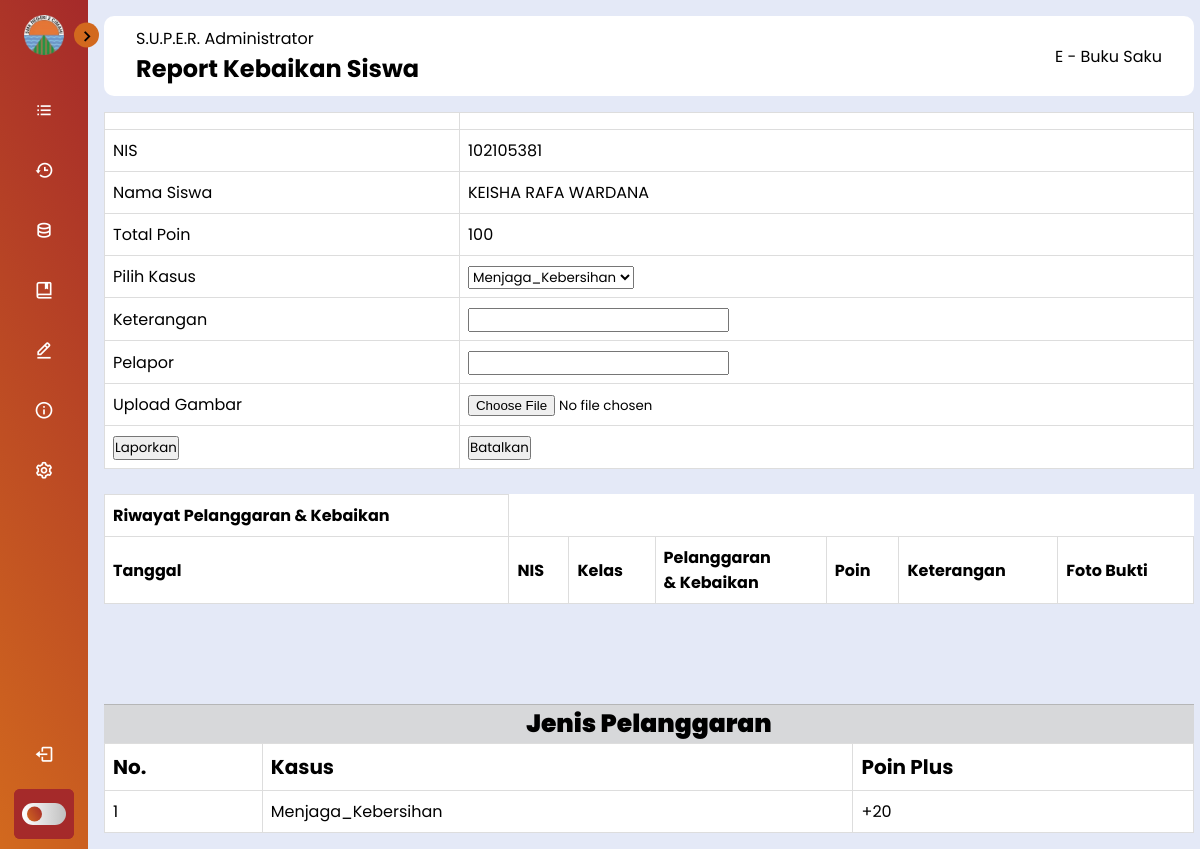
The app's page /S.U.P.E.R/proses-baik.php?id=102105381 (signed in) with its own data.
### tables this page shows
CREATE TABLE `siswa` (
  `nis` int(11) NOT NULL,
  `password` varchar(20) NOT NULL,
  `nama` varchar(100) NOT NULL,
  `tingkat` int(2) NOT NULL,
  `jurusan` varchar(30) NOT NULL,
  `kelas` varchar(2) NOT NULL,
  `jenis_kelamin` enum('L','P') NOT NULL,
  `poin` int(5) NOT NULL,
  `role` int(1) NOT NULL
);

CREATE TABLE `tb_kasus_plus` (
  `id_kasus` int(4) NOT NULL,
  `jenis_kasus` varchar(50) NOT NULL,
  `poin` int(11) NOT NULL
);

### S.U.P.E.R/proses-baik.php (the view, shortened to what this page needs)
<!DOCTYPE html>
<html lang="en">
<head>
    <link rel="stylesheet" href="styleBar.css">
    <link href='https://unpkg.com/boxicons@2.1.4/css/boxicons.min.css' rel='stylesheet'>
    <link rel="stylesheet" href="https://cdnjs.cloudflare.com/ajax/libs/
    font-awesome/6.4.0/css/all.min.css">
    <link rel="stylesheet" href="https://cdn.datatables.net/1.13.7/css/jquery.dataTables.min.css">
</head>
<body>
        <?php
        include "koneksi.php";
        $id=$_GET['id'];
        $sql=mysqli_query($conn, "SELECT * FROM siswa WHERE nis=$id");
        $sql_kasus=mysqli_query($conn, "SELECT * FROM tb_kasus_plus");
        ?>
    <nav class="sidebar close">
        <header>
            <div class="image-text">
                <span class="image">
                    <img src="../img/smkn2cmi.png" alt="logo">
                </span>
            </div>
            <i class='bx bx-chevron-right toggle'></i>
        </header>
        <div class="menu-bar">
            <div class="menu">
                <ul class="menu-link">
                    <li class="nav-link">
                        <a href="admin-buksak.php">
                            <i class='bx bx-list-ul icon'></i>
                        </a>
                    </li>
                    <li class="nav-link">
                        <a href="data-kasus.php">
                            <i class='bx bx-history icon'></i>
                        </a>
                    </li>
                    <li class="nav-link">
                        <a href="kasus.php">
                            <i class='bx bx-data icon'></i>
                        </a>
                    </li>
                    <li class="nav-link">
                        <a href="pedoman.php">
                            <i class='bx bx-book-bookmark icon'></i>
                        </a>
                    </li>
                    <li class="nav-link">
                        <a href="hapus-pelanggaran.php">
                            <i class='bx bx-edit-alt icon'></i>
                        </a>
                    </li>
                    <li class="nav-link">
                        <a href="credit-buksak.php">
                        <i class='bx bx-info-circle icon'></i>
                        </a>
                    </li>
                    <li class="nav-link">
                        <a href="admin-settings.php">
                            <i class='bx bx-cog icon'></i>
                        </a>
                    </li>
                </ul>
            </div>
            <div class="bottom-content">
                <li class="">
                <a href="../index.php">
                        <i class='bx bx-log-out icon'></i>
                    </a>
                </li>
                <li class="mode">
                    <div class="moon-sun">
                    </div>
                    <div class="toggle-switch">
                        <span class="switch"></span>
                    </div>
                </li>
            </div>
        </div>
    </nav>
    <div class="main--content">
        <div class="header--wrapper">
            <div class="header--title">
                <span>S.U.P.E.R. Administrator</span>
                <h2>Report Kebaikan Siswa</h2>
            </div>
            <div class="header--title">
                <span>E - Buku Saku</span>
            </div>
        </div>
  <div>
  <form action="proses-plus.php" method="POST" enctype="multipart/form-data">
      <table>
      <tr>
                  <td></td>
                  <td><input type="hidden" name="id" value=<?=$id?>></td>
              </tr>
      <tr>
              <td>NIS</td>
              <td><?php foreach ($sql as $nis) :?><?=$nis["nis"]; ?><?php endforeach;?></td>
          </tr>
          <tr>
              <td>Nama Siswa</td>
              <td><?php foreach ($sql as $nama) :?><?=$nama["nama"]; ?><?php endforeach;?></td>
          </tr>
          <tr>
              <td>Total Poin</td>
              <td><?php foreach ($sql as $poin) :?><?=$poin["poin"]; ?><?php endforeach;?></td>
          </tr>
          <tr>
              <td>Pilih Kasus</td>
              <td>
              <select name="kasus">
                      <?php foreach ($sql_kasus as $row) :?>
                          <option value=<?= $row["jenis_kasus"];?>><?= $row["jenis_kasus"];?></option>
                          <?php endforeach;?>
                      </select>
              </td>
          </tr>
          <tr>
              <td>Keterangan</td>
              <td><input type="text" name="keterangan"></td>
          </tr>
          <tr>
              <td>Pelapor</td>
              <td><input type="text" name="pelapor"></td>
          </tr>
          <tr>
          <td>Upload Gambar</td>
          <td><input type="file" name="file"></td>
        </tr>
          <tr>
              <td><input type="submit" name="lapor_2" value="Laporkan" ?id=<?= $id?> onclick="return confirm ('Yakin untuk melaporkan?');"></td>
              <td><input type="submit" name="batalkan" value="Batalkan"></td>
          </tr>
      </table><br>
      <table>
        <tr>
          <td><b>Riwayat Pelanggaran & Kebaikan</b></td>
        </tr>
        <tr>
            <td><b>Tanggal</b></td>
            <td><b>NIS</b></td>
            <td><b>Kelas</b></td>
            <td><b>Pelanggaran <br> & Kebaikan</b></td>
            <td><b>Poin</b></td>
            <td><b>Keterangan</b></td>
            <td><b>Foto Bukti</b></td>
        </tr>
      </table>
      <?php
    include 'koneksi.php';
    $sql = "SELECT * FROM tb_kasus_plus";
    $pelanggaran = mysqli_query($conn, $sql);
    ?>
      <div class="jenis-kasus">
      <p class="judul">Jenis Pelanggaran</p>
      <div class="row">
        <div>
          <table class="table-3 table table-striped" style="width: 100%;">
          <thead>
            <tr style="font-size: 20px;">
              <td><b>No.</b></td>
              <td><b>Kasus</b></td>
              <td><b>Poin Plus</b></td>
            </tr>
          </thead>
          <tbody>
            <?php foreach ($pelanggaran as $item) : ?>
                <tr>
                    <td><?= $item["id_kasus"];  ?></td>
                    <td><?= $item["jenis_kasus"];  ?></td>
                    <td>+<?= $item["poin"];  ?></td>
                </tr>
            <?php endforeach; ?>
          </tbody>
          </table>
        </div>
      </div>
  </form>
  </div>
        </div>
</body>
</html>

### S.U.P.E.R/styleBar.css (style rules this page uses)
* { font-family: 'Poppins', sans-serif; margin: 0; padding: 0; box-sizing: border-box; }
:root { --body-color: #E4E9F7; --sidebar-color: linear-gradient(240deg, brown, chocolate); --primary-color: chocolate; --primary-color-light: brown; --toggle-color: linear-gradient(270deg, silver, white); --text-color: #fff; --tran-02: all .2s ease; --tran-03: all .3s ease; --tran-04: all .4s ease; --tran-05: all .5s ease; }
body { height: 100vh; background: var(--body-color); transition: var(--tran-05); }
.sidebar { position: fixed; top: 0; left: 0; height: 100%; width: 250px; padding: 10px 14px; background: var(--sidebar-color); transition: var(--tran-05); z-index: 100; }
.sidebar.close { width: 88px; }
.sidebar .image { min-width: 60px; display: flex; align-items: center; justify-content: center; }
.sidebar li { height: 50px; margin-top: 10px; list-style: none; display: flex; align-items: center; }
.sidebar li .icon { display: flex; align-items: center; justify-content: center; min-width: 60px; font-size: 20px; }
.sidebar li .icon, .sidebar li .text { color: var(--text-color); transition: var(--tran-02); }
.sidebar .image-text img { width: 40px; border-radius: 6px; }
.sidebar header { position: relative; }
.sidebar header .image-text { display: flex; align-items: center; }
.sidebar header .toggle { position: absolute; top: 50%; right: -25px; transform: translateY(-50%) rotate(180deg); height: 25px; width: 25px; background: var(--primary-color); display: flex; align-items: center; justify-content: center; border-radius: 50%; color: var(--sidebar-color); font-size: 22px; transition: var(--tran-02); }
.sidebar.close header .toggle { transform: translateY(-50%); }
.sidebar .menu { margin-top: 15px; }
.sidebar li a { height: 100%; width: 100%; display: flex; align-items: center; text-decoration: none; border-radius: 6px; transition: var(--tran-04); }
.sidebar .menu-bar { height: calc(100% - 50px); display: flex; flex-direction: column; justify-content: space-between; }
.menu-bar .mode { position: relative; border-radius: 6px; background: var(--primary-color-light); }
.menu-bar .mode .moon-sun { height: 50px; width: 60px; display: flex; align-items: center; }
.menu-bar .mode .toggle-switch { position: absolute; right: 0; display: flex; align-items: center; justify-content: center; height: 100%; min-width: 60px; cursor: pointer; border-radius: 6px; background: var(--primary-color-light); transition: var(--tran-05); }
.toggle-switch .switch { position: relative; height: 22px; width: 44px; border-radius: 25px; background: var(--toggle-color); transition: var(--tran-05); }
.switch::before { content: ''; position: absolute; height: 15px; width: 15px; border-radius: 50%; top: 50%; left: 5px; transform: translateY(-50%); background: var(--sidebar-color); transition: var(--tran-03); }
.main--content { position: relative; width: 93.5%; margin-left: 88px; padding: 1rem; }
.header--wrapper { display: flex; justify-content: space-between; align-items: center; flex-wrap: wrap; background: #fff; border-radius: 10px; padding: 10px 2rem; margin-bottom: 1rem; }
.header--title { color: linear-gradient(brown, chocolate); }
table { font-family: arial, sans-serif; border-collapse: collapse; width: 100%; background-color: white; }

### S.U.P.E.R/proses-baik.php (style rules this page uses)
td, th { border: 1px solid #dddddd; text-align: left; padding: 8px; }
.judul { background-color: #d7d8da; text-align: center; font-weight: 900; font-size: 25px; margin-top: 100px; margin-bottom: -1px; border-top: 1px solid #b5b6b7; border-bottom: 1px solid #b5b6b7; }

### records on screen
siswa: nis "102105381", nama "KEISHA RAFA WARDANA", poin "100"
tb_kasus_plus: id_kasus "1", jenis_kasus "Menjaga_Kebersihan", poin "20"

### other values on screen
form field kasus "Menjaga_Kebersihan"
